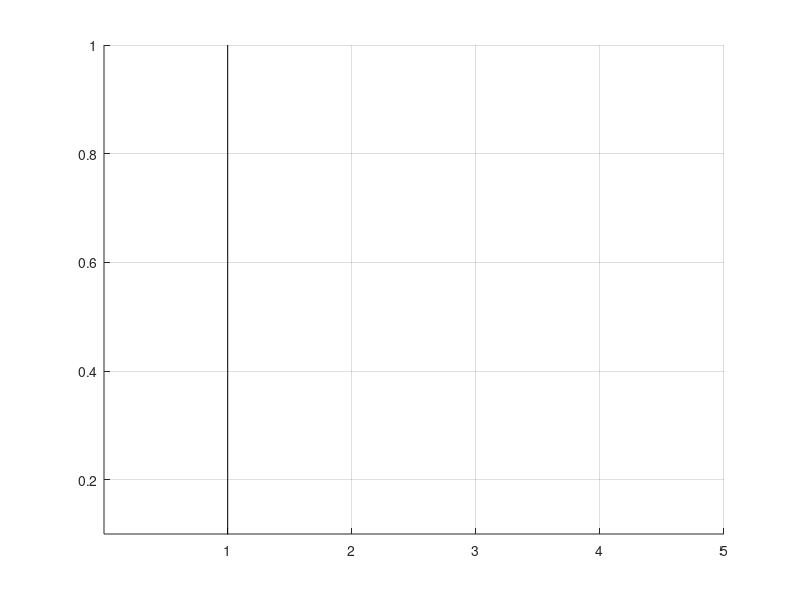

The MATLAB source for this figure: (Note: this script raises an error after producing the figure.)
 %%%%%%%%%%%%%%%%%Which training set
    resultfolder = '/esat/kochab/mmathias/caltech_pedestrian/evaluation/code3.0.0/data-ETH/res/';
    basefolder ='/users/visics/mmathias/devel/doppia/src/applications/objects_detection/warp/ETH';
    lgd = []; handels = []; aps = []
    
    h = figure(227); hold on; grid;
    lims=[3e-3 1e0+4 .1 1];
    axis( lims ); lgdLoc='sw'; plot([1 1],[eps 1],'-k','HandleVisibility','off');
     text(0.3,0.85,'ETH', 'Color', colors{16}, 'FontSize',20, 'FontWeight', 'bold');
    set(gca,'XScale','log','YScale','log','YTick',[0 .05 .1:.1:1]);
    set(gca,'XMinorGrid','off','XMinorTic','off');
    set(gca,'YMinorGrid','off','YMinorTic','off');
    fnt={ 'FontSize',12 };
    xlabel('false positives per image',fnt{:});
    ylabel('miss rate',fnt{:});

    str='';
    if(~isempty(str)), title(['ROC for ' str],fnt{:}); end
    %colors = varycolor(numel(names));
    %set(gcf, 'DefaultAxesColorOrder', colors);

%     names = {'HOG-multiscale-moreNegatives2' ,'smallJitter', 'HOG-multiScale_hardNegatives',  'HOG-multiscale-crisp', 'moreNegatives', 'HOG-multiScale-INRIASplit'};
%     
%     plotNames = { 'PascalNegatives', 'Jitter', 'PedestrianNegatives', 'Inria', 'PascalNegatives All', 'Inria original crops'};
% names = {'HOG-multiscale-moreNegatives2' ,'smallJitter', 'HOG-multiScale_hardNegatives',  'HOG-multiscale-crisp'};
    
    %plotNames = { 'PascalNegatives', 'Jitter', 'PedestrianNegatives', 'Inria'};
   % plot_colors = { colors{2}, colors{1},colors{4}, colors{3},colors{5},colors{1},colors{8},colors{8}}
     names = {'smallJitter', 'HOG-multiScale_hardNegatives',  'HOG-multiscale-crisp'};
    
    plotNames = {  'Jitter', 'PedestrianNegatives', 'Inria'};
 plot_colors = { colors{1},colors{4}, colors{3},colors{5},colors{1},colors{8},colors{8}}
 

    for i=1:numel(names)
        [aps{end+1}, lgd{end+1}, handels(i)] =  addCurve(h, plot_colors{i}, names(i), plotNames(i), basefolder, resultfolder);
    end
    
    HOGmat = load('/users/visics/mmathias/devel/doppia/src/applications/objects_detection/warp/ETH/HOG.mat');
    handels(end+1) = plot(HOGmat.xy(:,1),HOGmat.xy(:,2), 'Color', 'k', 'linewidth', 3);
    ap = getCurveQuality(HOGmat.xy(:,1)',HOGmat.xy(:,2)')*100;
    lgd{end+1} = sprintf('HOG (%.2f %%)', ap);
    aps{end+1} = sprintf('%.2f',ap);
%     MLSmat = load('/users/visics/mmathias/devel/doppia/src/applications/objects_detection/warp/INRIA/MLS.mat');
%     handels(end+1) = plot(MLSmat.xy(:,1),MLSmat.xy(:,2), 'Color', colors{5}, 'linewidth', 3);
%     ap = getCurveQuality(MLSmat.xy(:,1)',MLSmat.xy(:,2)')*100;
%     lgd{end+1} = sprintf('MLS (%.2f %%)', ap);
%     aps{end+1} = sprintf('%.2f',ap);
    
    
    
    [dummy, order] = sort(aps);
    order = order(end:-1:1)
    
    h_legend = legend(handels(order), lgd(order), 'Location','SouthWest');
    set(h_legend,'FontSize',15);
    set(h_legend,'Interpreter','none');
                set(h, 'renderer', 'painters');
    